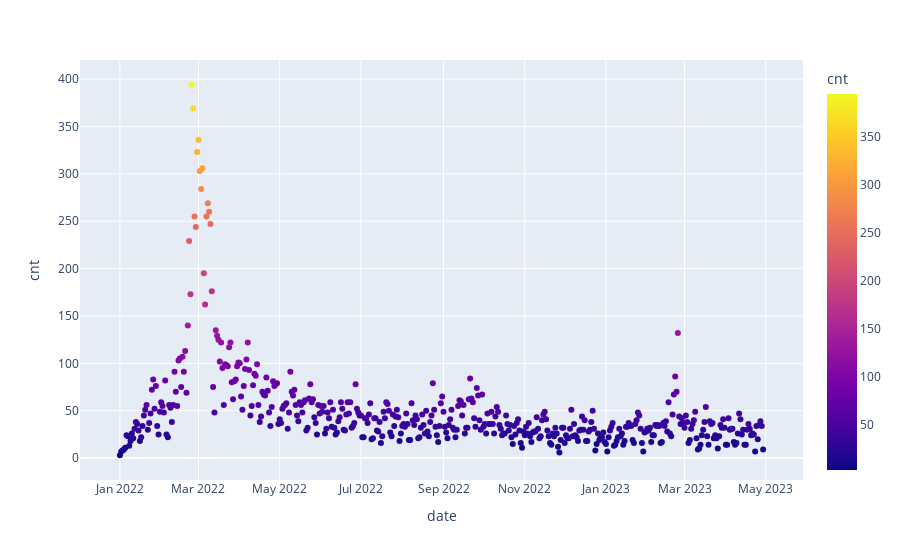

This figure's notebook cell:
### Code cell
import numpy as np
import pandas as pd
from datetime import datetime, timedelta
import plotly.express as px

fig2 = px.scatter(cnt_news, x="date", y="cnt", color='cnt')
fig2.show()

### Figure 1 — Plotly figure (JSON) as saved in the notebook; plotly's stock layout.template omitted (floating-point values rounded to 4 significant figures; data arrays with more than 128 entries replaced by an {"elided": "..."} marker saying what was removed)
{"data": [{"hovertemplate": "date=%{x}<br>cnt=%{marker.color}<extra></extra>", "legendgroup": "", "marker": {"color": {"elided": "484 int values"}, "coloraxis": "coloraxis", "symbol": "circle"}, "mode": "markers", "name": "", "orientation": "v", "showlegend": false, "type": "scatter", "x": {"elided": "484 str values"}, "xaxis": "x", "y": {"elided": "484 int values"}, "yaxis": "y"}], "layout": {"coloraxis": {"colorbar": {"title": {"text": "cnt"}}, "colorscale": [[0, "#0d0887"], [0.1111, "#46039f"], [0.2222, "#7201a8"], [0.3333, "#9c179e"], [0.4444, "#bd3786"], [0.5556, "#d8576b"], [0.6667, "#ed7953"], [0.7778, "#fb9f3a"], [0.8889, "#fdca26"], [1, "#f0f921"]]}, "legend": {"tracegroupgap": 0}, "margin": {"t": 60}, "xaxis": {"anchor": "y", "domain": [0, 1], "title": {"text": "date"}}, "yaxis": {"anchor": "x", "domain": [0, 1], "title": {"text": "cnt"}}}}
